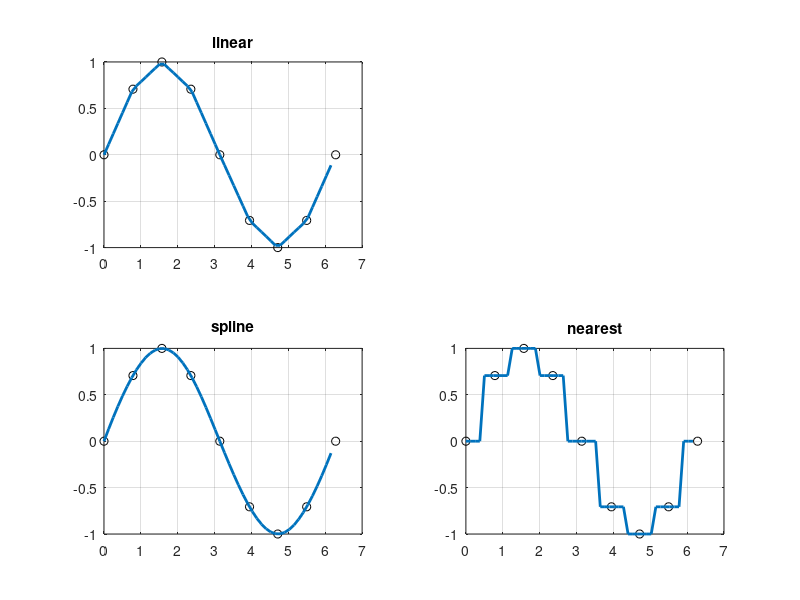

MATLAB code for this plot:
clear, clc, close all
x = [0 0.785 1.570 2.356 3.141 3.947 4.712 5.497 6.283];
y = [0 0.707 1 0.707 0 -0.707 -1 -0.707 0];

xaux = linspace(0, 2*pi, 51);

ynew1 = interp1(x, y, xaux, 'linear');
ynew2 = interp1(x, y, xaux, 'cubic');
ynew3 = interp1(x, y, xaux, 'spline');
ynew4 = interp1(x, y, xaux, 'nearest');

subplot(2,2,1),plot(x,y,'ko',xaux,ynew1, 'LineWidth',2);grid; title('linear')
%subplot(2,2,2),plot(x,y,'ko',xaux,ynew2, 'LineWidth',2);grid; title('cubic')
subplot(2,2,3),plot(x,y,'ko',xaux,ynew3, 'LineWidth',2);grid; title('spline')
subplot(2,2,4),plot(x,y,'ko',xaux,ynew4, 'LineWidth',2);grid; title('nearest')